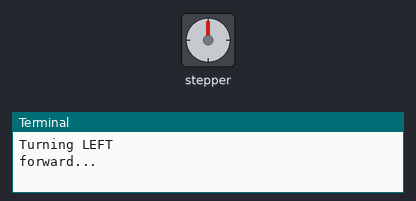
A program run on a simulated Raspberry Pi (header pin numbers). Parts: stepper motor, the last lines printed to the terminal. The stepper is drawn at 2048 steps a turn.

Above: at 0.15 s.
At 8.59 s:
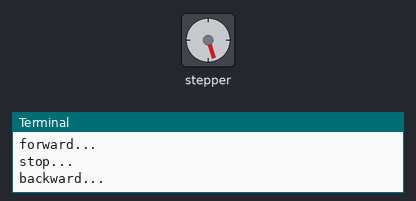
At 16.78 s:
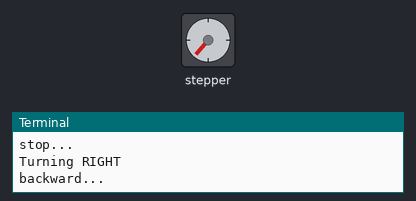
At 33.6 s:
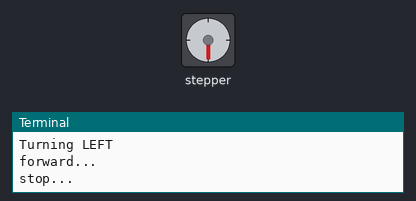
Timing chart, 0 to 40.0 s (numbered marks = the images above):
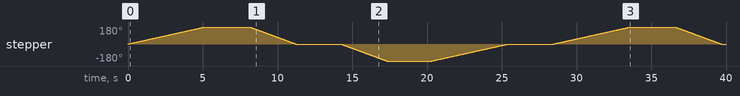

Measured:
- by itself, stepper: turns 180° clockwise in 5.1 s, then 180° counter-clockwise in 3.1 s, then 180° counter-clockwise in 3.1 s, then 180° clockwise in 5.1 s, and so on

The program:

lego.py
```python
#!/usr/bin/env python
import RPi.GPIO as GPIO
import time

IN1 = 11  # pin11
IN2 = 12
IN3 = 13
IN4 = 15

degre = {"360": 512, "180": 256, "90": 128, "45": 64, "22": 32, "11": 16}


def setStep(w1, w2, w3, w4):
    GPIO.output(IN1, w1)
    GPIO.output(IN2, w2)
    GPIO.output(IN3, w3)
    GPIO.output(IN4, w4)


def stop():
    setStep(0, 0, 0, 0)


def forward(delay, steps):
    for i in range(0, steps):
        setStep(1, 0, 0, 0)
        time.sleep(delay)
        setStep(0, 1, 0, 0)
        time.sleep(delay)
        setStep(0, 0, 1, 0)
        time.sleep(delay)
        setStep(0, 0, 0, 1)
        time.sleep(delay)


def backward(delay, steps):
    for i in range(0, steps):
        setStep(0, 0, 0, 1)
        time.sleep(delay)
        setStep(0, 0, 1, 0)
        time.sleep(delay)
        setStep(0, 1, 0, 0)
        time.sleep(delay)
        setStep(1, 0, 0, 0)
        time.sleep(delay)


def setup():
    GPIO.setwarnings(False)
    GPIO.setmode(GPIO.BOARD)  # Numbers GPIOs by physical location
    GPIO.setup(IN1, GPIO.OUT)  # Set pin's mode is output
    GPIO.setup(IN2, GPIO.OUT)
    GPIO.setup(IN3, GPIO.OUT)
    GPIO.setup(IN4, GPIO.OUT)


def turn_right(move):
    print("Turning RIGHT")
    print("backward...")
    backward(0.003, move)  # 512 steps --- 360 angle

    print("stop...")
    stop()  # stop
    time.sleep(3)  # sleep 3s

    print("forward...")
    forward(0.005, move)

    print("stop...")
    stop()
    time.sleep(3)


def turn_left(move):
    print("Turning LEFT")
    print("forward...")
    forward(0.005, move)

    print("stop...")
    stop()
    time.sleep(3)

    print("backward...")
    backward(0.003, move)  # 512 steps --- 360 angle

    print("stop...")
    stop()  # stop
    time.sleep(3)  # sleep 3s


def loop():
    move = degre["180"]
    while True:
        turn_left(move)
        turn_right(move)


def destroy():
    GPIO.cleanup()  # Release resource


if __name__ == "__main__":  # Program start from here
    setup()
    try:
        loop()
    except KeyboardInterrupt:  # When 'Ctrl+C' is pressed, the child function destroy() will be  executed.
        destroy()
```
